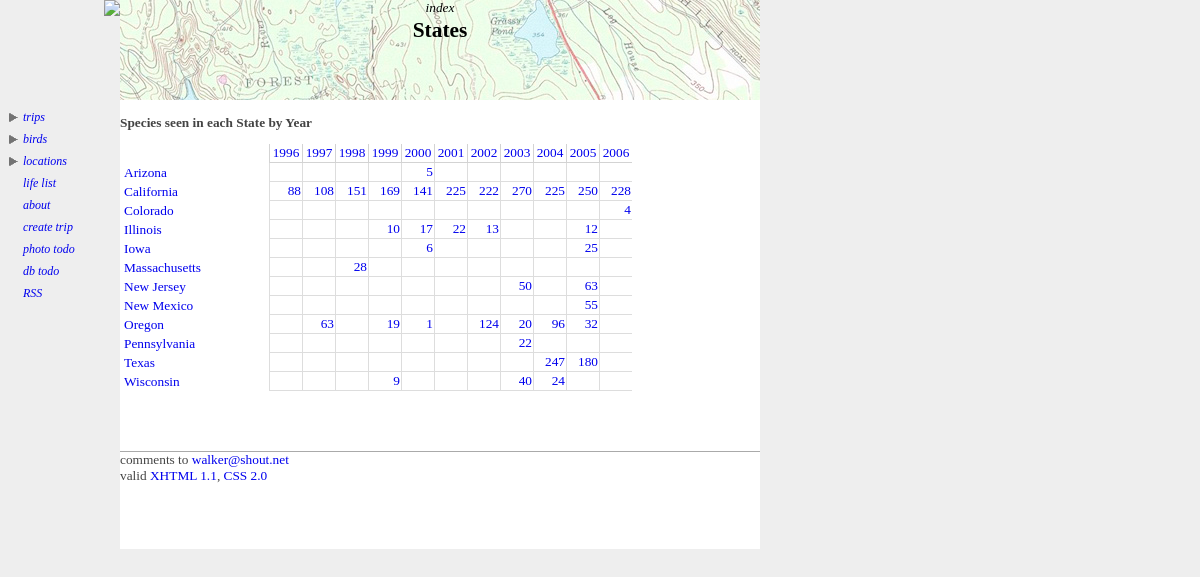
The app's page /stateindex.php with its own data.
### tables this page shows
CREATE TABLE state (
  objectid mediumint(9) NOT NULL auto_increment,
  Name varchar(16) default NULL,
  Abbreviation varchar(2) default NULL,
  Notes text,
  PRIMARY KEY  (objectid),
  KEY AbbreviationIndex (Abbreviation)
) TYPE=MyISAM;

### stateindex.php (the view, shortened to what this page needs)
<?php
require_once("./birdwalker.php");
require_once("./request.php");
$stateStats = performQuery("Get State Statistics",
  "SELECT
    location.State,
    count(distinct sighting.SpeciesAbbreviation) AS SpeciesCount,
    year(sighting.TripDate) AS theyear
  FROM location, sighting
  WHERE sighting.LocationName=location.Name
  GROUP BY location.State, theyear
  ORDER BY State, theyear");
$visitedStatesQuery = performQuery("Get List of visited States",
    "SELECT DISTINCT(state.objectid)
      FROM state, location, sighting
      WHERE state.Abbreviation=location.State and location.Name=sighting.LocationName ORDER BY state.Name");
while ($info = mysql_fetch_array($stateStats))
{
	$state = $info["State"];
	$year = $info["theyear"];
	$speciesCount = $info["SpeciesCount"];
	$table[$state][$year] = $speciesCount;
}
?>
    <div class="topright-location">
      <div class="pagekind">Index</div>
      <div class="pagetitle">States</div>
	</div>
    <div class="contentright">
    <div class="heading">
      Species seen in each State by Year
<table class="report-content" cellpadding=1 cellspacing=0 width=80%>
  <tr><td></td><? insertYearLabels() ?></tr>
<? while ($info = mysql_fetch_array($visitedStatesQuery))
   { $id = $info["objectid"];
	 $info = getStateInfo($id);
     $state = $info["Abbreviation"]; ?>
    <tr>
      <td><a href="./statedetail.php?stateid=<?= $info["objectid"] ?>"><?= getStateNameForAbbreviation($state) ?></a></td>
<?	  for ($year = getEarliestYear(); $year <= getLatestYear(); $year++)
	  { ?>
		  <td class="bordered" align="right">
<?
		if (array_key_exists($year, $table[$state]))
	    {
			echo "<a href=\"./specieslist.php?stateid=". $id . "&year=" . $year  . "\">" . $table[$state][$year] . "</a>";
		} ?>
         </td>
<?	  } ?>
    </tr>
<? } ?>
</table>
    </div>

### stylesheet.css (style rules this page uses)
body { background-color: #EEEEEE; }
.topright-location { left: 120px; width: 640px; top: 0px; height: 100px; position: absolute; background-image: url(./images/location-banner.jpg); }
.contentright { font: 10pt "Gill Sans", "Gill Sans MT", SansSerif; left: 120px; width: 640px; top: 100px; padding-bottom: 30px; background-color: white; position: absolute; }
.contentright a { text-decoration: none; }
.pagetitle { text-align: center; font: 16pt "Gill Sans", "Gill Sans MT", SansSerif; font-weight: bold; padding-top: 2px }
.heading { font: 10pt "Gill Sans", "Gill Sans MT", SansSerif; font-weight: bold; margin-top: 15px; margin-bottom: 5px; clear: both; color: #444444 }
.report-content { font: 10pt "Gill Sans", "Gill Sans MT", SansSerif; padding-left: 3px }
.bordered { border-left: solid 1px #DDDDDD; border-bottom: solid 1px #DDDDDD; width: 30px; text-align: right; }
.pagekind { text-transform: lowercase; text-align: center; font: 10pt "Gill Sans", "Gill Sans MT", SansSerif; font-style: italic; white-space: nowrap; }

### records on screen
state: getStateNameForAbbreviation($state) "Arizona", Abbreviation "5"
state: getStateNameForAbbreviation($state) "California", Abbreviation "88", Abbreviation "108", Abbreviation "151", Abbreviation "169", Abbreviation "141", Abbreviation "225", Abbreviation "222", Abbreviation "270", Abbreviation "250", Abbreviation "228"
state: getStateNameForAbbreviation($state) "Colorado", Abbreviation "4"
state: getStateNameForAbbreviation($state) "Illinois", Abbreviation "10", Abbreviation "17", Abbreviation "22", Abbreviation "13", Abbreviation "12"
state: getStateNameForAbbreviation($state) "Iowa", Abbreviation "6", Abbreviation "25"
state: getStateNameForAbbreviation($state) "Massachusetts", Abbreviation "28"
state: getStateNameForAbbreviation($state) "New Jersey", Abbreviation "50", Abbreviation "63"
state: getStateNameForAbbreviation($state) "New Mexico", Abbreviation "55"
state: getStateNameForAbbreviation($state) "Oregon", Abbreviation "63", Abbreviation "19", Abbreviation "1", Abbreviation "124", Abbreviation "20", Abbreviation "96", Abbreviation "32"
state: getStateNameForAbbreviation($state) "Pennsylvania", Abbreviation "22"
state: getStateNameForAbbreviation($state) "Texas", Abbreviation "247", Abbreviation "180"
state: getStateNameForAbbreviation($state) "Wisconsin", Abbreviation "9", Abbreviation "40", Abbreviation "24"
